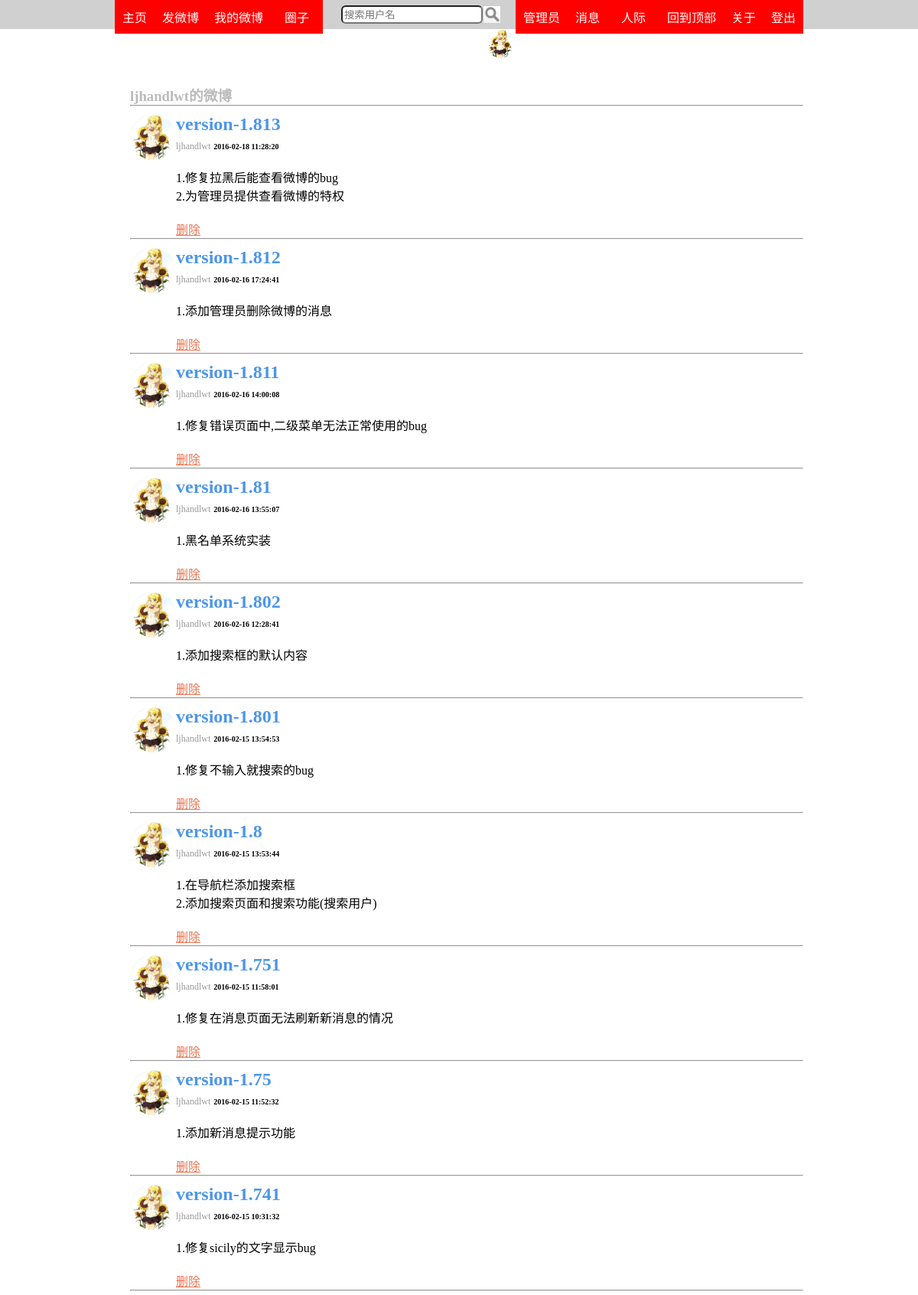
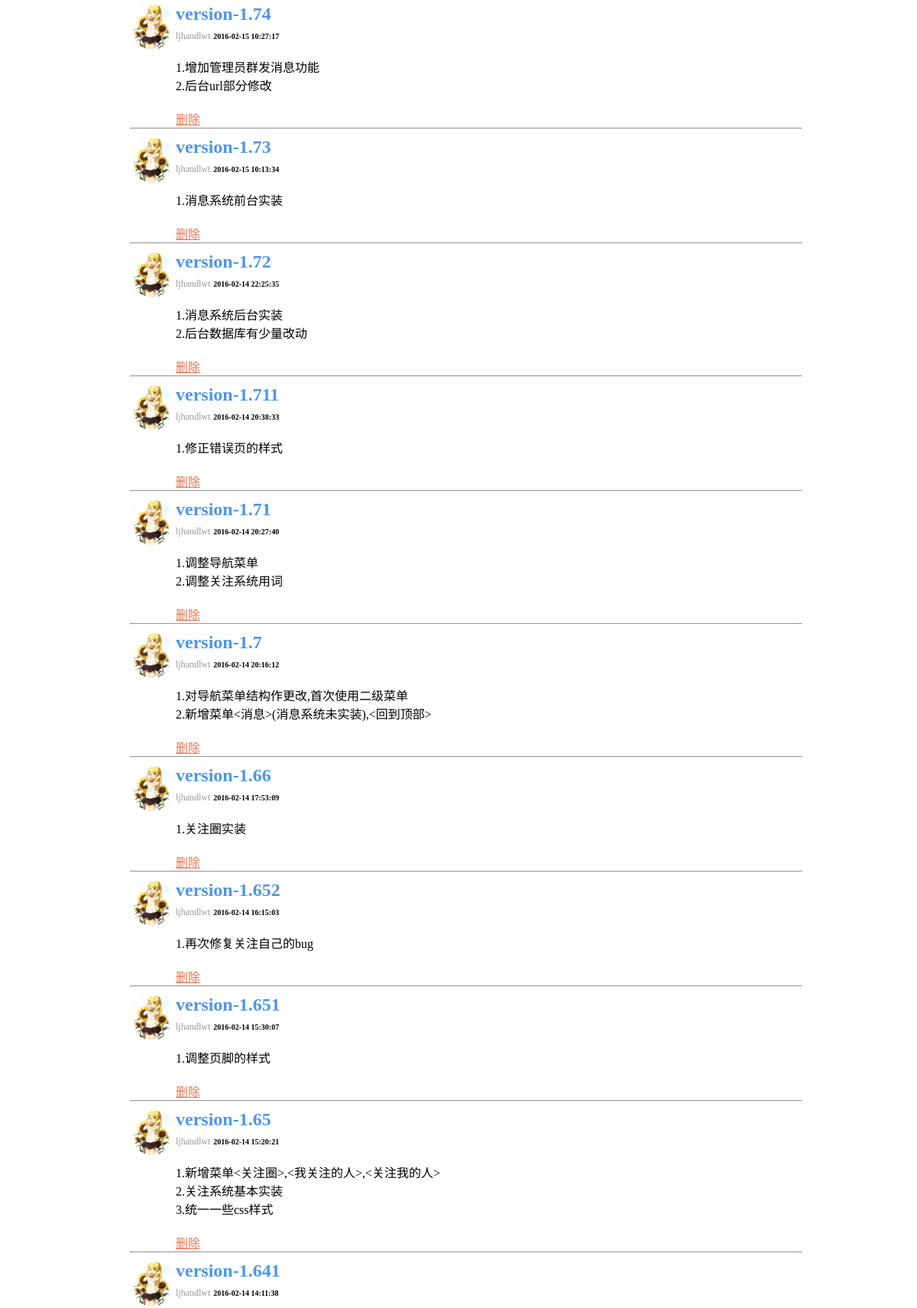
Page /user/ljhandlwt/blog (signed in, upper part) on the committed database (2 pictures, top to bottom).
### app/models.py (models this page shows, shortened)
class User(db.Model):
	id=db.Column(db.Integer,primary_key=True)
	nickname=db.Column(db.String(80),unique=True)
	password=db.Column(db.String(120))
	email=db.Column(db.String(120),unique=True)
	information=db.Column(db.String(250))
	posts=db.relationship('Post',backref='author',lazy='dynamic')
	has_avatar=db.Column(db.Integer,default=0)
	create_time=db.Column(db.DateTime,default=datetime.now())
	messages=db.relationship('Message',backref='people',lazy='dynamic')
	concern=db.relationship('User',secondary=user_user_concern,primaryjoin=id==user_user_concern.c.user1_id,
	secondaryjoin=id==user_user_concern.c.user2_id,backref='concerned')
	blacklist=db.relationship('User',secondary=user_user_blacklist,primaryjoin=id==user_user_blacklist.c.user1_id,
	secondaryjoin=id==user_user_blacklist.c.user2_id,backref='blackedlist')
	is_authenticated=True
	is_active=True
	is_anonymous=False
	def avatar(self):
		if self.has_avatar:
			return '/static/avatar/'+self.nickname+'.jpg'
		else:
			return url_for('static',filename='favicon.ico')
	def count_new_message(self):
		return Message.query.filter_by(user_id=self.id,has_showed=0).count()
	def is_admin(self):
		return Admin.query.filter_by(nickname=self.nickname).first() is not None

class Post(db.Model):
	id=db.Column(db.Integer,primary_key=True)
	title=db.Column(db.String(80))
	body=db.Column(db.Text)
	date=db.Column(db.DateTime)
	user_id=db.Column(db.Integer,db.ForeignKey('user.id'))

### app/views.py (the view)
@app.route('/user/<nickname>/blog')
@login_required
def personal_blog(nickname):
	user=get_user(nickname)
	if user is not None:
		if g.user not in user.blacklist or g.user.is_admin():
			posts=Post.query.filter_by(user_id=user.id).order_by(Post.date.desc())
		else:
			posts=[]
		return render_template('user_blog.html',user=user,title=nickname+u"的微博",posts=posts)
	else:
		abort(404)

### app/views.py (called while the page is built)
@lm.user_loader
def load_user(id):
	return User.query.get(int(id))

@app.before_request
def before_request():
	g.user=current_user

def get_user(nickname):
	return User.query.filter_by(nickname=nickname).first()

### app/templates/user_blog.html
{%extends 'base.html'%}
{%block content%}
<div class='main_title'>
  <h3>{{user.nickname}}的微博</h3>
  <hr>
</div>
{%include 'posts.html'%}
{%endblock%}
{%block style%}
<link rel="stylesheet" type="text/css" href="{{url_for('static',filename='post.css')}}">
{%endblock%}

### app/templates/base.html (shortened to what this page needs)
<html>
<head>
<link rel="stylesheet" type="text/css" href="{{url_for('static',filename='style.css')}}">
<link rel="stylesheet" type="text/css" href="{{url_for('static',filename='header.css')}}">
{%block style%}
{%endblock%}
</head>
<body>
<div id="wrap">
<div class='header_base'></div>
<div id="header">
  <ul class='left'>
	<li><a href='/index' class='menu_link'>主页</a></li>
	{%if g.user and g.user.is_authenticated%}
	  <li><a href="/write" class='menu_link'>发微博</a></li>
	  <li><a href='/user/{{g.user.nickname}}/blog' class='menu_link'>我的微博</a></li>
	  <li style='width:68px'>
		<a href='/concern' class='menu_link'>圈子</a>
	  </li>
	  <li>
		<div class='search'>
	      <form action="{{url_for('search_user')}}" method="POST">
			<input type='text' name='search' placeholder='搜索用户名' required>
			<input type='image' src="{{url_for('static',filename='search.png')}}" alt='搜索'>
		  </form>
		</div>
	  </li>
	{%endif%}
  </ul>
  <ul class='right'>
    {%if g.user and g.user.is_authenticated%}
	  <li><a href='/logout' class='menu_link'>登出</a></li>
	  <li><a href='javascript:;' class='menu_link' onclick="about()">关于</a></li>
	  <li><a href='#' class='menu_link'>回到顶部</a></li>
	  <li style="width:68px">
	    <a href='javascript:;' class='menu_link'>人际</a>
	  </li>
	  <li style="position:relative">
	    <a href='/message' class='menu_link'>消息</a>
	  </li>
	  {%if g.user.is_admin()%}
	    <li><a href='/admin' class='menu_link'>管理员</a></li>
	  {%endif%}
	  <li style="position:relative">
	    <a href='/user'>
		  <img src="{{g.user.avatar()}}" class='small_avatar' alt='头像'>
		</a>
	  </li>
	{%endif%}
  </ul>
</div>
<div id="mainBody">
{%block content%}
{%endblock%}
</div>
</div>
</body>
</html>

### app/templates/posts.html
<div class="posts">
{%for post in posts%}
<div class='post'>
  <div class='post_left'>
	<a href="{{url_for('personal',nickname=post.author.nickname)}}" class='avatar'>
	  <img src="{{post.author.avatar()}}" class='avatar post_avatar' alt='头像'>
	</a>
  </div>
  <div class='post_right'>
	<h2 class='post_title'>{{post.title}}</h2>
	<div>
	  <a href="{{url_for('personal',nickname=post.author.nickname)}}" class='post_author'>{{post.author.nickname}}</a>
	  <span class='post_date'>{{post.date.strftime('%Y-%m-%d %H:%M:%S')}}</span>
    </div>
    <p class='post_body'>{{post.body}}</p>
	{%if g.user.id==post.author.id or g.user.is_admin()%}
	  <a href="{{url_for('delete',id=post.id)}}" class='post_delete' onclick="return confirm('确认删除?')">删除</a>
	{%endif%}
  </div>
  <hr>
</div>
{%endfor%}
</div>

### app/static/style.css (style rules this page uses)
* { margin:0; padding:0; }
#mainBody { margin:0 150px; }
.main_title { margin:40px 0 0 20px; color:#BBB; }
hr { clear:both; }
.avatar { width:60px; height:60px; border-radius:30px; }
.small_avatar { width:38px; height:38px; border-radius:19px; }

### app/static/header.css (style rules this page uses)
#header { width:100%; position:fixed; top:0; left:0; }
div.header_base { height:70px; }
#header ul { list-style:none; }
#header li { text-align:center; }
#header ul.left { margin-left:150px; }
#header ul.left li { float:left; }
#header ul.right { margin-right:150px; }
#header ul.right li { float:right; }
#header a.menu_link { padding:10px; text-decoration:none; color:white; display:block; }
#header a.menu_link:link { background-color:red; }
.search form { height:38px; margin-left:24px; }
.search input { display:block; float:left; margin:7px 0; }
.search input[type='text'] { padding:2px; height:24px; border-radius:6px; }
.search input[type='image'] { height:22px; width:22px; border:1px solid #CCC; }

### app/static/post.css (style rules this page uses)
.posts { margin:0 0 0 20px; }
.post { margin-top:10px; }
.post_avatar { float:left; }
div.post_right { overflow:hidden; }
.post_title { color:#4D96E9; margin:0 0 5px 0; }
a.post_author { color:#999; font-size:12px; text-decoration:none; }
.post_date { font-size:10px; font-weight:600; }
.post_body { margin:20px 0; white-space:pre-wrap; }
.post_delete { color:#E9734F; }

### rows in the picture
User: user.avatar (picture), nickname "ljhandlwt"
Post: author.avatar (picture), title "version-1.813", author.nickname "ljhandlwt", date "2016-02-18 11:28:20", body "1.修复拉黑后能查看微博的bug 2.为管理员提供查看微博的特权"
Post: author.avatar (picture), title "version-1.812", author.nickname "ljhandlwt", date "2016-02-16 17:24:41", body "1.添加管理员删除微博的消息"
Post: author.avatar (picture), title "version-1.811", author.nickname "ljhandlwt", date "2016-02-16 14:00:08", body "1.修复错误页面中,二级菜单无法正常使用的bug"
Post: author.avatar (picture), title "version-1.81", author.nickname "ljhandlwt", date "2016-02-16 13:55:07", body "1.黑名单系统实装"
Post: author.avatar (picture), title "version-1.802", author.nickname "ljhandlwt", date "2016-02-16 12:28:41", body "1.添加搜索框的默认内容"
Post: author.avatar (picture), title "version-1.801", author.nickname "ljhandlwt", date "2016-02-15 13:54:53", body "1.修复不输入就搜索的bug"
Post: author.avatar (picture), title "version-1.8", author.nickname "ljhandlwt", date "2016-02-15 13:53:44", body "1.在导航栏添加搜索框 2.添加搜索页面和搜索功能(搜索用户)"
Post: author.avatar (picture), title "version-1.751", author.nickname "ljhandlwt", date "2016-02-15 11:58:01", body "1.修复在消息页面无法刷新新消息的情况"
Post: author.avatar (picture), title "version-1.75", author.nickname "ljhandlwt", date "2016-02-15 11:52:32", body "1.添加新消息提示功能"
Post: author.avatar (picture), title "version-1.741", author.nickname "ljhandlwt", date "2016-02-15 10:31:32", body "1.修复sicily的文字显示bug"
Post: author.avatar (picture), title "version-1.74", author.nickname "ljhandlwt", date "2016-02-15 10:27:17", body "1.增加管理员群发消息功能 2.后台url部分修改"
Post: author.avatar (picture), title "version-1.73", author.nickname "ljhandlwt", date "2016-02-15 10:13:34", body "1.消息系统前台实装"
Post: author.avatar (picture), title "version-1.72", author.nickname "ljhandlwt", date "2016-02-14 22:25:35", body "1.消息系统后台实装 2.后台数据库有少量改动"
Post: author.avatar (picture), title "version-1.711", author.nickname "ljhandlwt", date "2016-02-14 20:38:33", body "1.修正错误页的样式"
Post: author.avatar (picture), title "version-1.71", author.nickname "ljhandlwt", date "2016-02-14 20:27:40", body "1.调整导航菜单 2.调整关注系统用词"
Post: author.avatar (picture), title "version-1.7", author.nickname "ljhandlwt", date "2016-02-14 20:16:12", body "1.对导航菜单结构作更改,首次使用二级菜单 2.新增菜单<消息>(消息系统未实装),<回到顶部>"
Post: author.avatar (picture), title "version-1.66", author.nickname "ljhandlwt", date "2016-02-14 17:53:09", body "1.关注圈实装"
Post: author.avatar (picture), title "version-1.652", author.nickname "ljhandlwt", date "2016-02-14 16:15:03", body "1.再次修复关注自己的bug"
Post: author.avatar (picture), title "version-1.651", author.nickname "ljhandlwt", date "2016-02-14 15:30:07", body "1.调整页脚的样式"
Post: author.avatar (picture), title "version-1.65", author.nickname "ljhandlwt", date "2016-02-14 15:20:21", body "1.新增菜单<关注圈>,<我关注的人>,<关注我的人> 2.关注系统基本实装 3.统一一些css样式"
Post: author.avatar (picture), title "version-1.641", author.nickname "ljhandlwt", date "2016-02-14 14:11:38"
